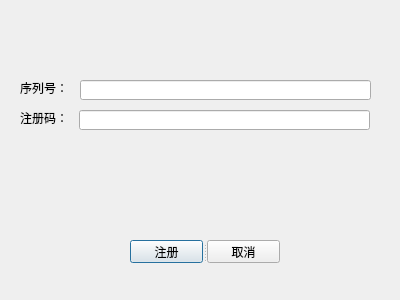
<?xml version="1.0" encoding="UTF-8"?>
<ui version="4.0">
 <class>DialogHelp</class>
 <widget class="QDialog" name="DialogHelp">
  <property name="geometry">
   <rect>
    <x>0</x>
    <y>0</y>
    <width>400</width>
    <height>300</height>
   </rect>
  </property>
  <property name="windowTitle">
   <string>关于软件</string>
  </property>
  <widget class="QSplitter" name="splitter">
   <property name="geometry">
    <rect>
     <x>130</x>
     <y>240</y>
     <width>150</width>
     <height>23</height>
    </rect>
   </property>
   <property name="orientation">
    <enum>Qt::Horizontal</enum>
   </property>
   <widget class="QPushButton" name="pushButton">
    <property name="text">
     <string>注册</string>
    </property>
   </widget>
   <widget class="QPushButton" name="pushButton_2">
    <property name="text">
     <string>取消</string>
    </property>
   </widget>
  </widget>
  <widget class="QLabel" name="label_4">
   <property name="geometry">
    <rect>
     <x>30</x>
     <y>210</y>
     <width>331</width>
     <height>16</height>
    </rect>
   </property>
   <property name="text">
    <string/>
   </property>
  </widget>
  <widget class="QLabel" name="label">
   <property name="geometry">
    <rect>
     <x>20</x>
     <y>80</y>
     <width>48</width>
     <height>16</height>
    </rect>
   </property>
   <property name="text">
    <string>序列号：</string>
   </property>
  </widget>
  <widget class="QLabel" name="label_2">
   <property name="geometry">
    <rect>
     <x>20</x>
     <y>110</y>
     <width>48</width>
     <height>16</height>
    </rect>
   </property>
   <property name="text">
    <string>注册码：</string>
   </property>
  </widget>
  <widget class="QLineEdit" name="lineEdit">
   <property name="geometry">
    <rect>
     <x>79</x>
     <y>110</y>
     <width>291</width>
     <height>20</height>
    </rect>
   </property>
  </widget>
  <widget class="QLineEdit" name="lineEdit_2">
   <property name="geometry">
    <rect>
     <x>80</x>
     <y>80</y>
     <width>291</width>
     <height>20</height>
    </rect>
   </property>
   <property name="readOnly">
    <bool>true</bool>
   </property>
  </widget>
 </widget>
 <resources/>
 <connections/>
</ui>
